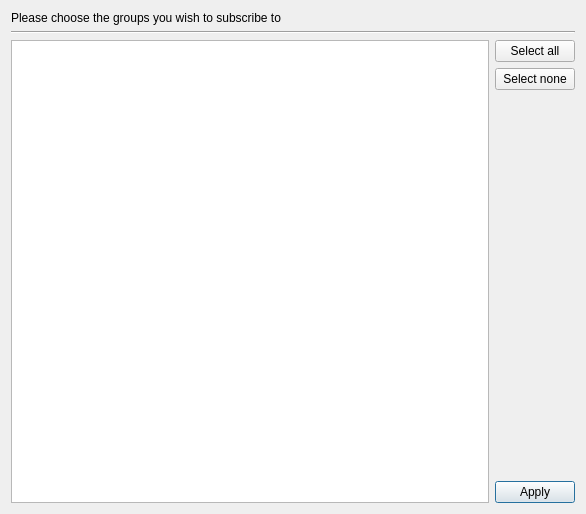
<?xml version="1.0" encoding="UTF-8"?>
<ui version="4.0">
 <class>GroupSubscriptionDialogClass</class>
 <widget class="QDialog" name="GroupSubscriptionDialogClass">
  <property name="geometry">
   <rect>
    <x>0</x>
    <y>0</y>
    <width>586</width>
    <height>514</height>
   </rect>
  </property>
  <property name="windowTitle">
   <string>Group Subscriptions</string>
  </property>
  <property name="windowIcon">
   <iconset resource="../../siilihairesources.qrc">
    <normaloff>:/data/folder-new.png</normaloff>:/data/folder-new.png</iconset>
  </property>
  <layout class="QVBoxLayout" name="verticalLayout_2">
   <item>
    <widget class="QLabel" name="messageLabel">
     <property name="text">
      <string>Please choose the groups you wish to subscribe to</string>
     </property>
    </widget>
   </item>
   <item>
    <widget class="Line" name="line">
     <property name="orientation">
      <enum>Qt::Horizontal</enum>
     </property>
    </widget>
   </item>
   <item>
    <layout class="QHBoxLayout" name="horizontalLayout">
     <item>
      <widget class="QListWidget" name="listWidget">
       <property name="alternatingRowColors">
        <bool>true</bool>
       </property>
      </widget>
     </item>
     <item>
      <layout class="QVBoxLayout" name="verticalLayout">
       <item>
        <widget class="QPushButton" name="selectAllButton">
         <property name="text">
          <string>Select all</string>
         </property>
        </widget>
       </item>
       <item>
        <widget class="QPushButton" name="selectNoneButton">
         <property name="text">
          <string>Select none</string>
         </property>
        </widget>
       </item>
       <item>
        <spacer name="verticalSpacer">
         <property name="orientation">
          <enum>Qt::Vertical</enum>
         </property>
         <property name="sizeHint" stdset="0">
          <size>
           <width>20</width>
           <height>40</height>
          </size>
         </property>
        </spacer>
       </item>
       <item>
        <widget class="QPushButton" name="applyButton">
         <property name="text">
          <string>Apply</string>
         </property>
         <property name="default">
          <bool>true</bool>
         </property>
        </widget>
       </item>
      </layout>
     </item>
    </layout>
   </item>
  </layout>
 </widget>
 <layoutdefault spacing="6" margin="11"/>
 <resources>
  <include location="../../siilihairesources.qrc"/>
  <include location="../../siilihairesources.qrc"/>
  <include location="../../siilihairesources.qrc"/>
  <include location="../../siilihairesources.qrc"/>
 </resources>
 <connections/>
</ui>
